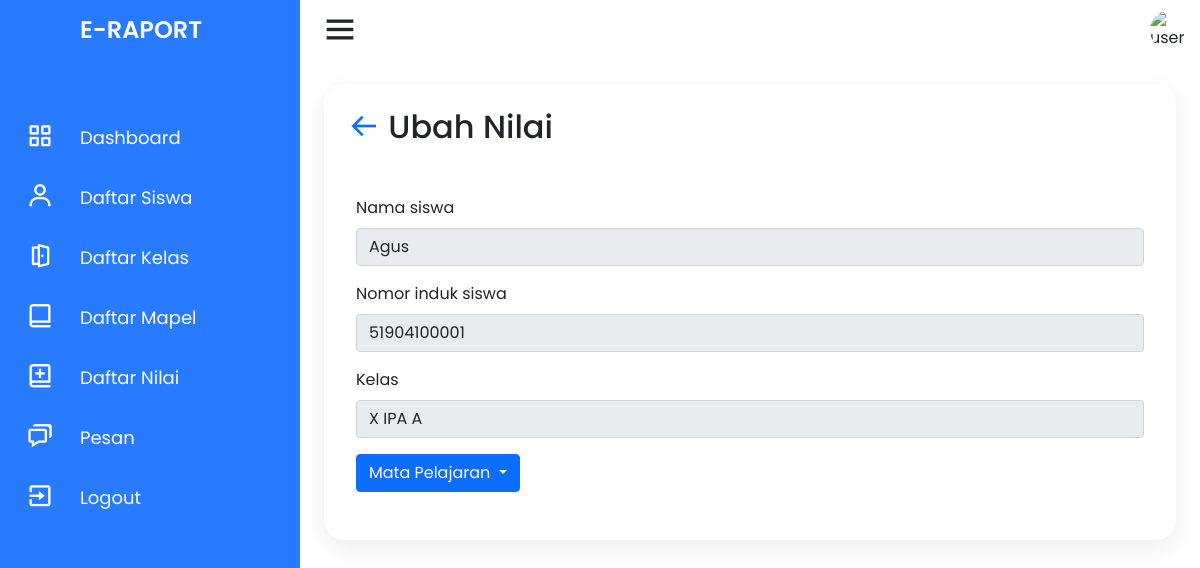
The app's page /guru/ubah-nilai?nis=51904100001 (signed in) with its own data.
### tables this page shows
CREATE TABLE `siswa` (
  `nis` varchar(11) NOT NULL,
  `nama_siswa` varchar(50) NOT NULL,
  `jenis_kelamin` enum('Laki-laki','Perempuan') NOT NULL,
  `alamat` text NOT NULL,
  `email` varchar(50) NOT NULL,
  `no_telp` varchar(14) NOT NULL,
  `agama` enum('Islam','Kristen','Katolik','Hindu','Budha','Konghuchu') NOT NULL,
  `id_kelas` int(11) NOT NULL,
  `tanggal_lahir` date NOT NULL,
  `password` varchar(255) NOT NULL,
  PRIMARY KEY (`nis`),
  KEY `siswa_ibfk_1` (`id_kelas`),
  CONSTRAINT `siswa_ibfk_1` FOREIGN KEY (`id_kelas`) REFERENCES `kelas` (`id_kelas`) ON DELETE CASCADE ON UPDATE CASCADE
);

CREATE TABLE `kelas` (
  `id_kelas` int(11) NOT NULL AUTO_INCREMENT,
  `nama_kelas` varchar(30) NOT NULL,
  `nip` varchar(11) DEFAULT NULL,
  PRIMARY KEY (`id_kelas`),
  KEY `kelas_ibfk_1` (`nip`),
  CONSTRAINT `kelas_ibfk_1` FOREIGN KEY (`nip`) REFERENCES `guru` (`nip`) ON DELETE SET NULL ON UPDATE CASCADE
);

### guru/ubah-nilai.php (the view, shortened to what this page needs)
<?php
require_once dirname(__FILE__) . '/../model/nilai.php';
if (isset($_GET['nis'])) {
    $siswaid = $_GET['nis'];
} else {
    header('location: daftar-nilai');
}
?>
<!DOCTYPE html>
<html lang="en" dir="ltr">
<head>
    <link rel="stylesheet" href="style.css">
    <link href='https://unpkg.com/boxicons@2.0.7/css/boxicons.min.css' rel='stylesheet'>
    <link href="https://cdn.jsdelivr.net/npm/bootstrap@5.1.3/dist/css/bootstrap.min.css" rel="stylesheet">
    <link rel="stylesheet" href="../assets/css/style.css">
</head>
<body>
    <div class="container">
        <div class="navigation">
            <ul>
                <li>
                    <a href="#">
                        <span class="icon"></span>
                        <h1 class="title">E-Raport</h1>
                    </a>
                </li>
                <li>
                    <a href="#">
                        <span class="icon"><i class='bx bx-grid-alt'></i></span>
                        <span class="title">Dashboard</span>
                    </a>
                </li>
                <li>
                    <a href="daftar-siswa">
                        <span class="icon"><i class='bx bx-user'></i></span>
                        <span class="title">Daftar Siswa</span>
                    </a>
                </li>
                <li>
                    <a href="daftar-kelas">
                        <span class="icon"><i class='bx bx-door-open'></i></span>
                        <span class="title">Daftar Kelas</span>
                    </a>
                </li>
                <li>
                    <a href="daftar-mapel">
                        <span class="icon"><i class='bx bx-book-alt'></i></span>
                        <span class="title">Daftar Mapel</span>
                    </a>
                </li>
                <li>
                    <a href="daftar-nilai">
                        <span class="icon"><i class='bx bx-book-add'></i></span>
                        <span class="title">Daftar Nilai</span>
                    </a>
                </li>
                <li>
                    <a href="pesan">
                        <span class="icon"><i class='bx bx-chat'></i></span>
                        <span class="title">Pesan</span>
                    </a>
                </li>
                <li>
                    <a href="#">
                        <span class="icon"><i class='bx bx-exit'></i></span>
                        <span class="title">Logout</span>
                    </a>
                </li>
            </ul>
        </div>
    </div>
    <div class="main">
        <div class="topbar">
            <div class="toggle">
                <i class='bx bx-menu'></i>
            </div>
            <div class="user">
                <img src="https://blogger.googleusercontent.com/img/a/AVvXsEiXyPi_rGT6jD0HngbJm7ynV-rF3rbepixGAznBNXQteWfrkWk1VvidfrFLeLr3E1slcwmf0jQ3ktsRI1Ga6xMOftHsDC1fbi9Oid8jOz0YX22jl6_i38Y5xbRuLrmoQm2O371YilOhD77YN1xeyibg4_B0qHWhOv24q9DoKzQokmiuruFKmPYKvX1zeA" alt="user">
            </div>
        </div>
        <div class="konten">
            <h2 class="konten_title">
            <a href="./daftar-nilai" class="back-btn"><i class='bx bx-arrow-back'></i></a>
                Ubah Nilai
            </h2>
            <div class="konten_isi">
                <?php
                $result_siswa = $conn->query("SELECT * FROM siswa WHERE nis = $siswaid LIMIT 1");
                if ($result_siswa && $result_siswa->num_rows > 0) {
                    while ($row = $result_siswa->fetch_assoc()) {
                ?>
                        <form class="konten_ubah_nilai" id="form_ubah_nilai" name="form_nilai" action="../controller/action_nilai" method="post">
                            <div class="mb-3">
                                <label for="namaSiswa" class="form-label">Nama siswa</label>
                                <input type="text" class="form-control" id="namaSiswa" disabled value="<?php echo $row['nama_siswa']; ?>">
                            </div>
                            <div class="mb-3">
                                <label for="nomorIndukSiswa" class="form-label">Nomor induk siswa</label>
                                <input type="text" name="nis-disabled" class="form-control" id="nomorIndukSiswa" disabled value="<?php echo $row['nis']; ?>" placeholder="<?php echo $row['nis']; ?>">
                            </div>
                            <div class="mb-3">
                                <label for="kelasSiswa" class="form-label">Kelas</label>
                                <?php
                                $nama_kelas = $conn->query("SELECT nama_kelas FROM siswa,kelas WHERE siswa.id_kelas=kelas.id_kelas AND nis=$siswaid");
                                if ($nama_kelas && $nama_kelas->num_rows > 0) {
                                    while ($row = $nama_kelas->fetch_assoc()) {
                                ?>
                                        <input type="text" class="form-control" id="kelasSiswa" disabled value="<?php echo $row['nama_kelas']; ?>">
                                <?php
                                    }
                                }
                                ?>
                            </div>
                            <div class="mb-3">
                                <div class="dropdown">
                                    <a class="btn btn-primary dropdown-toggle" href="#" role="button" id="dropdownMenuMapel" data-bs-toggle="dropdown" aria-expanded="false">
                                        Mata Pelajaran
                                    </a>
                                </div>
                            </div>
        <?php
                        }
                    }
        ?>
            </div>
        </div>
    </div>
</body>
</html>

### assets/css/style.css (style rules this page uses)
* { margin: 0; padding: 0; box-sizing: border-box; font-family: 'Poppins', sans-serif; }
dl, ol, ul { padding: 0; margin: 0; }
:root { --blue: #287bff; --white: #fff; --grey: #f5f5f5; --black1: #222; --black2: #999; --pad-sm: 8px; --pad-md: 16px; --pad-lg: 24px; --pad-xl: 32px; --pad-xxl: 64px; }
body { min-height: 100vh; overflow-x: hidden; }
.container { position: relative; width: 100%; max-width: none; }
.navigation { left: 0; position: fixed; width: 300px; height: 100%; background: var(--blue); border-left: 10px solid var(--blue); transition: .5s; overflow: hidden; padding: 0; margin: 0; }
.navigation ul { position: absolute; top: 0; left: 0; width: 100%; }
.navigation ul li { position: relative; width: 100%; list-style: none; border-top-left-radius: 30px; border-bottom-left-radius: 30px; }
.navigation ul li:nth-child(1) { margin-bottom: 40px; pointer-events: none; }
.navigation ul li a { position: relative; display: block; width: 100%; display: flex; text-decoration: none; color: var(--white); }
.navigation ul li a .icon { position: relative; display: block; min-width: 60px; height: 60px; line-height: 70px; text-align: center; }
.navigation ul li a .icon .bx { font-size: 1.75em; }
.navigation ul li a .title { position: relative; display: block; padding: 0 10px; height: 60px; line-height: 60px; text-align: start; white-space: nowrap; font-size: 18px; }
.navigation ul li h1 { text-transform: uppercase; font-weight: 600; font-size: 24px !important; }
.main { position: absolute; width: calc(100% - 300px); left: 300px; min-height: 100vh; background: var(--white); transition: .5s; }
.topbar { width: 100%; height: 60px; display: flex; justify-content: space-between; align-items: center; padding: 0 10px; }
.toggle { position: relative; width: 60px; height: 60px; display: flex; justify-content: center; align-items: center; font-size: 2.5em; cursor: pointer; }
.user { position: relative; width: 40px; height: 40px; border-radius: 50%; overflow: hidden; cursor: pointer; }
.user img { position: absolute; top: 0; left: 0; width: 100%; height: auto; object-fit: cover; }
.konten { display: block; padding: var(--pad-lg); margin: var(--pad-lg); position: relative; background: var(--white); border-radius: 20px; box-shadow: 0 7px 25px rgba(0, 0, 0, 0.08); border: none; overflow: hidden; }
.konten .konten_isi { overflow: hidden; }
.konten .konten_title, .konten .konten_isi .konten_pengaturan, .konten .konten_isi .konten_table, .konten .konten_isi .konten_nav { margin-bottom: var(--pad-lg); }
.konten .konten_isi .dropdown, .konten .konten_isi .konten_table table .aksi a { margin-right: var(--pad-sm); }
.konten .konten_ubah_nilai { margin: var(--pad-lg) var(--pad-sm); }
.back-btn { vertical-align: middle; }

### records on screen
siswa: nama_siswa "Agus", nis-disabled "51904100001"
kelas: nama_kelas "X IPA A"
